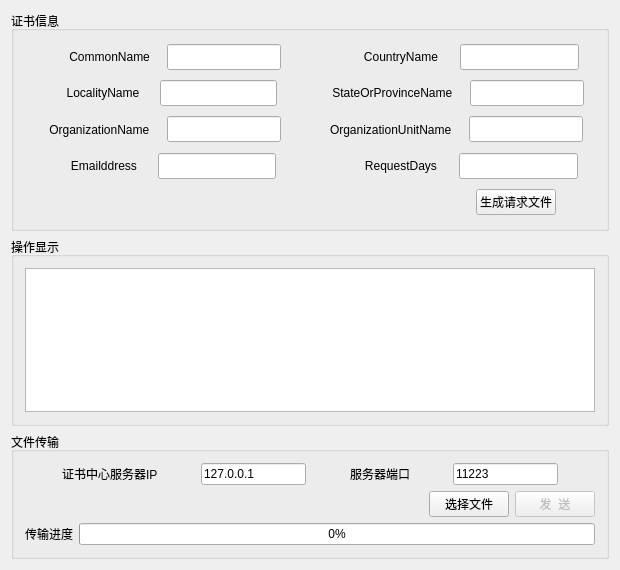
<?xml version="1.0" encoding="UTF-8"?>
<ui version="4.0">
 <class>MainWindow</class>
 <widget class="QMainWindow" name="MainWindow">
  <property name="geometry">
   <rect>
    <x>0</x>
    <y>0</y>
    <width>620</width>
    <height>570</height>
   </rect>
  </property>
  <property name="windowTitle">
   <string>CAClient</string>
  </property>
  <property name="windowIcon">
   <iconset>
    <normaloff>certificate.ico</normaloff>certificate.ico</iconset>
  </property>
  <widget class="QWidget" name="centralWidget">
   <layout class="QVBoxLayout" name="verticalLayout">
    <item>
     <widget class="QGroupBox" name="groupBox_2">
      <property name="title">
       <string>证书信息</string>
      </property>
      <layout class="QHBoxLayout" name="horizontalLayout_13">
       <item>
        <layout class="QGridLayout" name="gridLayout">
         <item row="0" column="2">
          <layout class="QHBoxLayout" name="horizontalLayout_6">
           <item>
            <spacer name="horizontalSpacer_4">
             <property name="orientation">
              <enum>Qt::Horizontal</enum>
             </property>
             <property name="sizeHint" stdset="0">
              <size>
               <width>40</width>
               <height>20</height>
              </size>
             </property>
            </spacer>
           </item>
           <item>
            <widget class="QLabel" name="label_3">
             <property name="font">
              <font>
               <pointsize>9</pointsize>
              </font>
             </property>
             <property name="text">
              <string>         CountryName</string>
             </property>
            </widget>
           </item>
           <item>
            <spacer name="horizontalSpacer_5">
             <property name="orientation">
              <enum>Qt::Horizontal</enum>
             </property>
             <property name="sizeHint" stdset="0">
              <size>
               <width>40</width>
               <height>20</height>
              </size>
             </property>
            </spacer>
           </item>
           <item>
            <widget class="QLineEdit" name="lineEdit_5">
             <property name="font">
              <font>
               <pointsize>11</pointsize>
              </font>
             </property>
            </widget>
           </item>
           <item>
            <spacer name="horizontalSpacer_6">
             <property name="orientation">
              <enum>Qt::Horizontal</enum>
             </property>
             <property name="sizeHint" stdset="0">
              <size>
               <width>40</width>
               <height>20</height>
              </size>
             </property>
            </spacer>
           </item>
          </layout>
         </item>
         <item row="1" column="0">
          <layout class="QHBoxLayout" name="horizontalLayout_2">
           <item>
            <spacer name="horizontalSpacer_7">
             <property name="orientation">
              <enum>Qt::Horizontal</enum>
             </property>
             <property name="sizeHint" stdset="0">
              <size>
               <width>40</width>
               <height>20</height>
              </size>
             </property>
            </spacer>
           </item>
           <item>
            <widget class="QLabel" name="label">
             <property name="font">
              <font>
               <pointsize>9</pointsize>
              </font>
             </property>
             <property name="text">
              <string>        LocalityName</string>
             </property>
            </widget>
           </item>
           <item>
            <spacer name="horizontalSpacer_8">
             <property name="orientation">
              <enum>Qt::Horizontal</enum>
             </property>
             <property name="sizeHint" stdset="0">
              <size>
               <width>40</width>
               <height>20</height>
              </size>
             </property>
            </spacer>
           </item>
           <item>
            <widget class="QLineEdit" name="lineEdit">
             <property name="font">
              <font>
               <pointsize>11</pointsize>
              </font>
             </property>
            </widget>
           </item>
           <item>
            <spacer name="verticalSpacer_3">
             <property name="orientation">
              <enum>Qt::Vertical</enum>
             </property>
             <property name="sizeHint" stdset="0">
              <size>
               <width>20</width>
               <height>40</height>
              </size>
             </property>
            </spacer>
           </item>
           <item>
            <spacer name="horizontalSpacer_9">
             <property name="orientation">
              <enum>Qt::Horizontal</enum>
             </property>
             <property name="sizeHint" stdset="0">
              <size>
               <width>40</width>
               <height>20</height>
              </size>
             </property>
            </spacer>
           </item>
          </layout>
         </item>
         <item row="3" column="0">
          <layout class="QHBoxLayout" name="horizontalLayout_3">
           <item>
            <spacer name="horizontalSpacer_13">
             <property name="orientation">
              <enum>Qt::Horizontal</enum>
             </property>
             <property name="sizeHint" stdset="0">
              <size>
               <width>40</width>
               <height>20</height>
              </size>
             </property>
            </spacer>
           </item>
           <item>
            <widget class="QLabel" name="label_2">
             <property name="font">
              <font>
               <pointsize>9</pointsize>
              </font>
             </property>
             <property name="text">
              <string>    OrganizationName</string>
             </property>
            </widget>
           </item>
           <item>
            <spacer name="horizontalSpacer_14">
             <property name="orientation">
              <enum>Qt::Horizontal</enum>
             </property>
             <property name="sizeHint" stdset="0">
              <size>
               <width>40</width>
               <height>20</height>
              </size>
             </property>
            </spacer>
           </item>
           <item>
            <widget class="QLineEdit" name="lineEdit_2">
             <property name="font">
              <font>
               <pointsize>11</pointsize>
              </font>
             </property>
            </widget>
           </item>
           <item>
            <spacer name="verticalSpacer_4">
             <property name="orientation">
              <enum>Qt::Vertical</enum>
             </property>
             <property name="sizeHint" stdset="0">
              <size>
               <width>20</width>
               <height>40</height>
              </size>
             </property>
            </spacer>
           </item>
           <item>
            <spacer name="horizontalSpacer_15">
             <property name="orientation">
              <enum>Qt::Horizontal</enum>
             </property>
             <property name="sizeHint" stdset="0">
              <size>
               <width>40</width>
               <height>20</height>
              </size>
             </property>
            </spacer>
           </item>
          </layout>
         </item>
         <item row="1" column="2">
          <layout class="QHBoxLayout" name="horizontalLayout_4">
           <item>
            <spacer name="horizontalSpacer_10">
             <property name="orientation">
              <enum>Qt::Horizontal</enum>
             </property>
             <property name="sizeHint" stdset="0">
              <size>
               <width>40</width>
               <height>20</height>
              </size>
             </property>
            </spacer>
           </item>
           <item>
            <widget class="QLabel" name="label_5">
             <property name="font">
              <font>
               <pointsize>9</pointsize>
              </font>
             </property>
             <property name="text">
              <string> StateOrProvinceName</string>
             </property>
            </widget>
           </item>
           <item>
            <spacer name="horizontalSpacer_11">
             <property name="orientation">
              <enum>Qt::Horizontal</enum>
             </property>
             <property name="sizeHint" stdset="0">
              <size>
               <width>40</width>
               <height>20</height>
              </size>
             </property>
            </spacer>
           </item>
           <item>
            <widget class="QLineEdit" name="lineEdit_3">
             <property name="font">
              <font>
               <pointsize>11</pointsize>
              </font>
             </property>
            </widget>
           </item>
           <item>
            <spacer name="horizontalSpacer_12">
             <property name="orientation">
              <enum>Qt::Horizontal</enum>
             </property>
             <property name="sizeHint" stdset="0">
              <size>
               <width>40</width>
               <height>20</height>
              </size>
             </property>
            </spacer>
           </item>
          </layout>
         </item>
         <item row="3" column="2">
          <layout class="QHBoxLayout" name="horizontalLayout_5">
           <item>
            <spacer name="horizontalSpacer_16">
             <property name="orientation">
              <enum>Qt::Horizontal</enum>
             </property>
             <property name="sizeHint" stdset="0">
              <size>
               <width>40</width>
               <height>20</height>
              </size>
             </property>
            </spacer>
           </item>
           <item>
            <widget class="QLabel" name="label_7">
             <property name="font">
              <font>
               <pointsize>9</pointsize>
              </font>
             </property>
             <property name="text">
              <string>OrganizationUnitName</string>
             </property>
            </widget>
           </item>
           <item>
            <spacer name="horizontalSpacer_17">
             <property name="orientation">
              <enum>Qt::Horizontal</enum>
             </property>
             <property name="sizeHint" stdset="0">
              <size>
               <width>40</width>
               <height>20</height>
              </size>
             </property>
            </spacer>
           </item>
           <item>
            <widget class="QLineEdit" name="lineEdit_7">
             <property name="font">
              <font>
               <pointsize>11</pointsize>
              </font>
             </property>
            </widget>
           </item>
           <item>
            <spacer name="horizontalSpacer_18">
             <property name="orientation">
              <enum>Qt::Horizontal</enum>
             </property>
             <property name="sizeHint" stdset="0">
              <size>
               <width>40</width>
               <height>20</height>
              </size>
             </property>
            </spacer>
           </item>
          </layout>
         </item>
         <item row="4" column="0">
          <layout class="QHBoxLayout" name="horizontalLayout_8">
           <item>
            <spacer name="horizontalSpacer_19">
             <property name="orientation">
              <enum>Qt::Horizontal</enum>
             </property>
             <property name="sizeHint" stdset="0">
              <size>
               <width>40</width>
               <height>20</height>
              </size>
             </property>
            </spacer>
           </item>
           <item>
            <widget class="QLabel" name="label_4">
             <property name="font">
              <font>
               <pointsize>9</pointsize>
              </font>
             </property>
             <property name="text">
              <string>         Emailddress</string>
             </property>
            </widget>
           </item>
           <item>
            <spacer name="horizontalSpacer_20">
             <property name="orientation">
              <enum>Qt::Horizontal</enum>
             </property>
             <property name="sizeHint" stdset="0">
              <size>
               <width>40</width>
               <height>20</height>
              </size>
             </property>
            </spacer>
           </item>
           <item>
            <widget class="QLineEdit" name="lineEdit_6">
             <property name="font">
              <font>
               <pointsize>11</pointsize>
              </font>
             </property>
            </widget>
           </item>
           <item>
            <spacer name="verticalSpacer_5">
             <property name="orientation">
              <enum>Qt::Vertical</enum>
             </property>
             <property name="sizeHint" stdset="0">
              <size>
               <width>20</width>
               <height>40</height>
              </size>
             </property>
            </spacer>
           </item>
           <item>
            <spacer name="horizontalSpacer_21">
             <property name="orientation">
              <enum>Qt::Horizontal</enum>
             </property>
             <property name="sizeHint" stdset="0">
              <size>
               <width>40</width>
               <height>20</height>
              </size>
             </property>
            </spacer>
           </item>
          </layout>
         </item>
         <item row="4" column="2">
          <layout class="QHBoxLayout" name="horizontalLayout_9">
           <item>
            <spacer name="horizontalSpacer_22">
             <property name="orientation">
              <enum>Qt::Horizontal</enum>
             </property>
             <property name="sizeHint" stdset="0">
              <size>
               <width>40</width>
               <height>20</height>
              </size>
             </property>
            </spacer>
           </item>
           <item>
            <widget class="QLabel" name="label_8">
             <property name="font">
              <font>
               <pointsize>9</pointsize>
              </font>
             </property>
             <property name="text">
              <string>         RequestDays</string>
             </property>
            </widget>
           </item>
           <item>
            <spacer name="horizontalSpacer_23">
             <property name="orientation">
              <enum>Qt::Horizontal</enum>
             </property>
             <property name="sizeHint" stdset="0">
              <size>
               <width>40</width>
               <height>20</height>
              </size>
             </property>
            </spacer>
           </item>
           <item>
            <widget class="QLineEdit" name="lineEdit_8">
             <property name="font">
              <font>
               <pointsize>11</pointsize>
              </font>
             </property>
            </widget>
           </item>
           <item>
            <spacer name="horizontalSpacer_24">
             <property name="orientation">
              <enum>Qt::Horizontal</enum>
             </property>
             <property name="sizeHint" stdset="0">
              <size>
               <width>40</width>
               <height>20</height>
              </size>
             </property>
            </spacer>
           </item>
          </layout>
         </item>
         <item row="0" column="0">
          <layout class="QHBoxLayout" name="horizontalLayout_7">
           <item>
            <spacer name="horizontalSpacer">
             <property name="orientation">
              <enum>Qt::Horizontal</enum>
             </property>
             <property name="sizeHint" stdset="0">
              <size>
               <width>40</width>
               <height>20</height>
              </size>
             </property>
            </spacer>
           </item>
           <item>
            <widget class="QLabel" name="label_6">
             <property name="font">
              <font>
               <pointsize>9</pointsize>
              </font>
             </property>
             <property name="text">
              <string>          CommonName</string>
             </property>
            </widget>
           </item>
           <item>
            <spacer name="horizontalSpacer_2">
             <property name="orientation">
              <enum>Qt::Horizontal</enum>
             </property>
             <property name="sizeHint" stdset="0">
              <size>
               <width>40</width>
               <height>20</height>
              </size>
             </property>
            </spacer>
           </item>
           <item>
            <widget class="QLineEdit" name="lineEdit_4">
             <property name="font">
              <font>
               <pointsize>11</pointsize>
              </font>
             </property>
            </widget>
           </item>
           <item>
            <spacer name="verticalSpacer_2">
             <property name="orientation">
              <enum>Qt::Vertical</enum>
             </property>
             <property name="sizeHint" stdset="0">
              <size>
               <width>20</width>
               <height>40</height>
              </size>
             </property>
            </spacer>
           </item>
           <item>
            <spacer name="horizontalSpacer_3">
             <property name="orientation">
              <enum>Qt::Horizontal</enum>
             </property>
             <property name="sizeHint" stdset="0">
              <size>
               <width>40</width>
               <height>20</height>
              </size>
             </property>
            </spacer>
           </item>
          </layout>
         </item>
         <item row="5" column="2">
          <layout class="QHBoxLayout" name="horizontalLayout_12">
           <item>
            <spacer name="horizontalSpacer_34">
             <property name="orientation">
              <enum>Qt::Horizontal</enum>
             </property>
             <property name="sizeHint" stdset="0">
              <size>
               <width>40</width>
               <height>20</height>
              </size>
             </property>
            </spacer>
           </item>
           <item>
            <spacer name="horizontalSpacer_35">
             <property name="orientation">
              <enum>Qt::Horizontal</enum>
             </property>
             <property name="sizeHint" stdset="0">
              <size>
               <width>40</width>
               <height>20</height>
              </size>
             </property>
            </spacer>
           </item>
           <item>
            <spacer name="horizontalSpacer_33">
             <property name="orientation">
              <enum>Qt::Horizontal</enum>
             </property>
             <property name="sizeHint" stdset="0">
              <size>
               <width>40</width>
               <height>20</height>
              </size>
             </property>
            </spacer>
           </item>
           <item>
            <spacer name="horizontalSpacer_31">
             <property name="orientation">
              <enum>Qt::Horizontal</enum>
             </property>
             <property name="sizeHint" stdset="0">
              <size>
               <width>40</width>
               <height>20</height>
              </size>
             </property>
            </spacer>
           </item>
           <item>
            <widget class="QPushButton" name="pushButton">
             <property name="text">
              <string>生成请求文件</string>
             </property>
            </widget>
           </item>
           <item>
            <spacer name="horizontalSpacer_32">
             <property name="orientation">
              <enum>Qt::Horizontal</enum>
             </property>
             <property name="sizeHint" stdset="0">
              <size>
               <width>40</width>
               <height>20</height>
              </size>
             </property>
            </spacer>
           </item>
          </layout>
         </item>
         <item row="5" column="0">
          <spacer name="verticalSpacer_7">
           <property name="orientation">
            <enum>Qt::Vertical</enum>
           </property>
           <property name="sizeHint" stdset="0">
            <size>
             <width>20</width>
             <height>40</height>
            </size>
           </property>
          </spacer>
         </item>
        </layout>
       </item>
      </layout>
     </widget>
    </item>
    <item>
     <spacer name="verticalSpacer">
      <property name="orientation">
       <enum>Qt::Vertical</enum>
      </property>
      <property name="sizeHint" stdset="0">
       <size>
        <width>20</width>
        <height>40</height>
       </size>
      </property>
     </spacer>
    </item>
    <item>
     <widget class="QGroupBox" name="groupBox">
      <property name="title">
       <string>操作显示</string>
      </property>
      <layout class="QHBoxLayout" name="horizontalLayout_11">
       <item>
        <widget class="QTextBrowser" name="textBrowser"/>
       </item>
      </layout>
     </widget>
    </item>
    <item>
     <spacer name="verticalSpacer_6">
      <property name="orientation">
       <enum>Qt::Vertical</enum>
      </property>
      <property name="sizeHint" stdset="0">
       <size>
        <width>20</width>
        <height>40</height>
       </size>
      </property>
     </spacer>
    </item>
    <item>
     <widget class="QGroupBox" name="groupBox_3">
      <property name="title">
       <string>文件传输</string>
      </property>
      <layout class="QHBoxLayout" name="horizontalLayout_14">
       <item>
        <layout class="QVBoxLayout" name="verticalLayout_2">
         <item>
          <layout class="QHBoxLayout" name="horizontalLayout">
           <item>
            <spacer name="horizontalSpacer_26">
             <property name="orientation">
              <enum>Qt::Horizontal</enum>
             </property>
             <property name="sizeHint" stdset="0">
              <size>
               <width>40</width>
               <height>20</height>
              </size>
             </property>
            </spacer>
           </item>
           <item>
            <widget class="QLabel" name="label_9">
             <property name="text">
              <string>证书中心服务器IP</string>
             </property>
            </widget>
           </item>
           <item>
            <spacer name="horizontalSpacer_25">
             <property name="orientation">
              <enum>Qt::Horizontal</enum>
             </property>
             <property name="sizeHint" stdset="0">
              <size>
               <width>40</width>
               <height>20</height>
              </size>
             </property>
            </spacer>
           </item>
           <item>
            <widget class="QLineEdit" name="lineEdit_9">
             <property name="text">
              <string>127.0.0.1</string>
             </property>
            </widget>
           </item>
           <item>
            <spacer name="horizontalSpacer_27">
             <property name="orientation">
              <enum>Qt::Horizontal</enum>
             </property>
             <property name="sizeHint" stdset="0">
              <size>
               <width>40</width>
               <height>20</height>
              </size>
             </property>
            </spacer>
           </item>
           <item>
            <widget class="QLabel" name="label_10">
             <property name="text">
              <string>服务器端口</string>
             </property>
            </widget>
           </item>
           <item>
            <spacer name="horizontalSpacer_28">
             <property name="orientation">
              <enum>Qt::Horizontal</enum>
             </property>
             <property name="sizeHint" stdset="0">
              <size>
               <width>40</width>
               <height>20</height>
              </size>
             </property>
            </spacer>
           </item>
           <item>
            <widget class="QLineEdit" name="lineEdit_10">
             <property name="text">
              <string>11223</string>
             </property>
            </widget>
           </item>
           <item>
            <spacer name="horizontalSpacer_29">
             <property name="orientation">
              <enum>Qt::Horizontal</enum>
             </property>
             <property name="sizeHint" stdset="0">
              <size>
               <width>40</width>
               <height>20</height>
              </size>
             </property>
            </spacer>
           </item>
          </layout>
         </item>
         <item>
          <layout class="QHBoxLayout" name="horizontalLayout_10">
           <item>
            <spacer name="horizontalSpacer_30">
             <property name="orientation">
              <enum>Qt::Horizontal</enum>
             </property>
             <property name="sizeHint" stdset="0">
              <size>
               <width>40</width>
               <height>20</height>
              </size>
             </property>
            </spacer>
           </item>
           <item>
            <widget class="QPushButton" name="pushButton_4">
             <property name="text">
              <string>选择文件</string>
             </property>
            </widget>
           </item>
           <item>
            <widget class="QPushButton" name="pushButton_3">
             <property name="enabled">
              <bool>false</bool>
             </property>
             <property name="text">
              <string>发  送</string>
             </property>
            </widget>
           </item>
          </layout>
         </item>
         <item>
          <layout class="QHBoxLayout" name="horizontalLayout_15">
           <item>
            <widget class="QLabel" name="label_11">
             <property name="text">
              <string>传输进度</string>
             </property>
            </widget>
           </item>
           <item>
            <widget class="QProgressBar" name="progressBar">
             <property name="value">
              <number>0</number>
             </property>
            </widget>
           </item>
          </layout>
         </item>
        </layout>
       </item>
      </layout>
     </widget>
    </item>
   </layout>
  </widget>
  <widget class="QMenuBar" name="menuBar">
   <property name="geometry">
    <rect>
     <x>0</x>
     <y>0</y>
     <width>620</width>
     <height>23</height>
    </rect>
   </property>
  </widget>
 </widget>
 <layoutdefault spacing="6" margin="11"/>
 <tabstops>
  <tabstop>lineEdit_4</tabstop>
  <tabstop>lineEdit_5</tabstop>
  <tabstop>lineEdit</tabstop>
  <tabstop>lineEdit_3</tabstop>
  <tabstop>lineEdit_2</tabstop>
  <tabstop>lineEdit_7</tabstop>
  <tabstop>lineEdit_6</tabstop>
  <tabstop>lineEdit_8</tabstop>
  <tabstop>pushButton</tabstop>
  <tabstop>lineEdit_9</tabstop>
  <tabstop>lineEdit_10</tabstop>
  <tabstop>pushButton_4</tabstop>
  <tabstop>pushButton_3</tabstop>
 </tabstops>
 <resources/>
 <connections/>
</ui>
